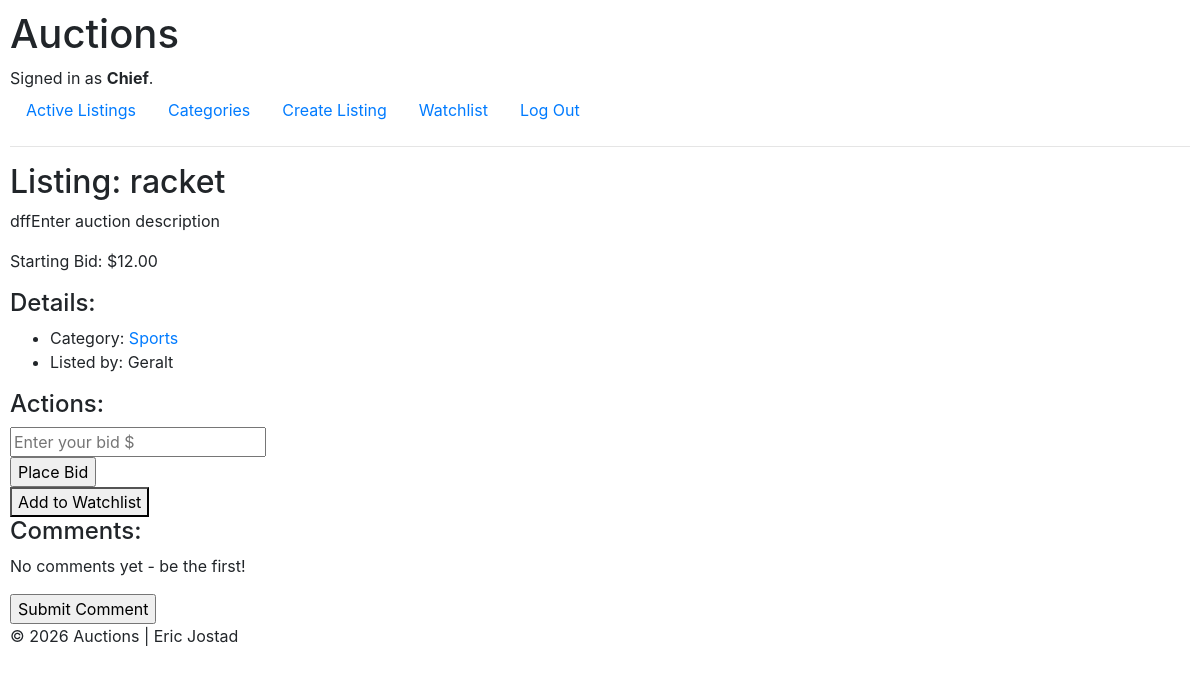
/listing/25/racket (signed in), run on an earlier commit of the app's database.
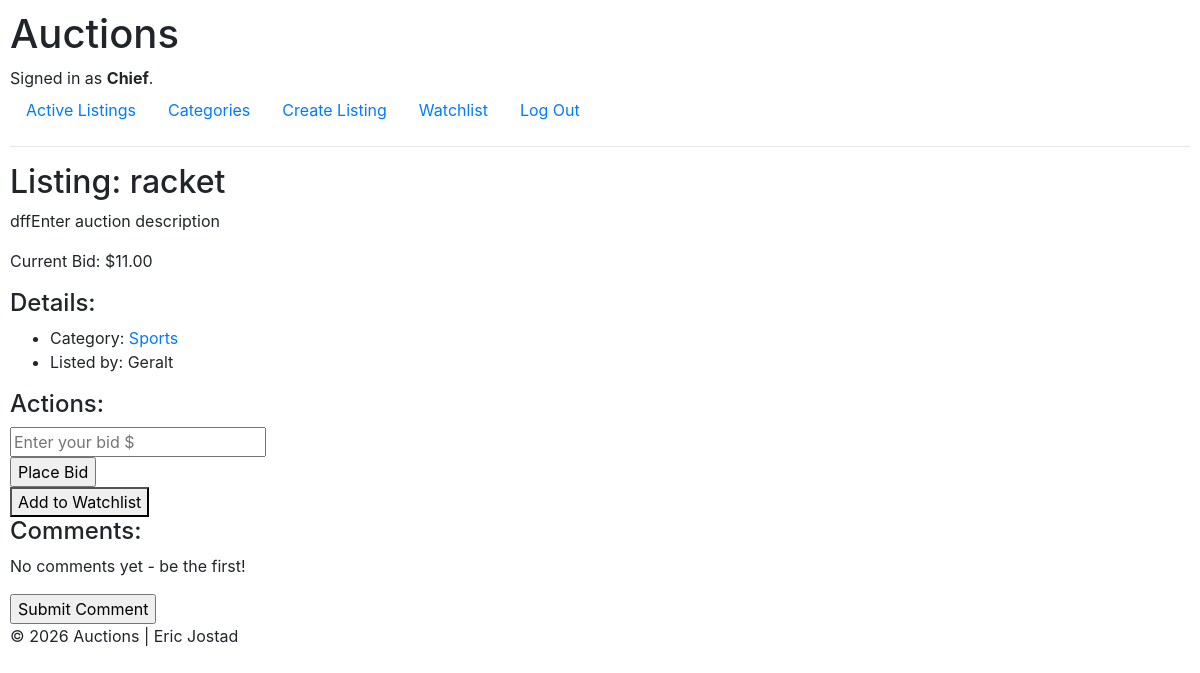
And on a later commit of the database.
### auctions/models.py (models this page shows)
class User(AbstractUser):
    pass

class Auction(models.Model):
    user = models.ForeignKey(User, on_delete=models.CASCADE)
    title = models.CharField(max_length=150)
    description = models.TextField(
        validators=[MinLengthValidator(20), MaxLengthValidator(1000)])
    starting_bid = models.DecimalField(
        max_digits=10, decimal_places=2, validators=[MinValueValidator(Decimal("0.01"))])
    image_url = models.URLField(blank=True)
    category = models.CharField(
        max_length=64)

class Bid(models.Model):
    user = models.ForeignKey(User, on_delete=models.CASCADE)
    auction = models.ForeignKey(Auction, on_delete=models.CASCADE)
    bid_amount = models.DecimalField(
        max_digits=10, decimal_places=2, validators=[MinValueValidator(Decimal("0.01"))])

### auctions/views.py (the view, shortened to what this page needs)
# urls.py: path("listing/<int:auction_id>/<str:auction_title>",
def listing(request, auction_id, auction_title):
    auction = Auction.objects.get(pk=auction_id)
    highest_bid = Bid.objects.filter(
        auction=auction).order_by('-bid_amount').first()
    form = BidForm()
    is_watching = Watchlist.objects.filter(
        user=request.user, auction=auction).exists()
    return render(request, "auctions/listing.html", {
        "auction": auction,
        "auction_title": auction_title,
        "is_watching": is_watching,
        "form": form,
        "highest_bid": highest_bid
    })

### auctions/views.py
class BidForm(forms.ModelForm):
    class Meta:
        model = Bid
        fields = ["bid_amount"]
        labels = {
            "bid_amount": "",
        }
        widgets = {
            "bid_amount": forms.NumberInput(attrs={"min": "0.01", "step": "0.01", "placeholder": "Enter your bid $"}),
        }

### auctions/templates/auctions/listing.html (shortened to what this page needs)
{% extends "auctions/layout.html" %}
{% block body %}
    <h2>Listing: {{ auction.title }}</h2>
    <p>{{ auction.description }}</p>
    {% if highest_bid %}
        <p>Current Bid: ${{ highest_bid.bid_amount }}</p>
    {% else %}
        <p>Starting Bid: ${{ auction.starting_bid }}</p>
    {% endif %}
    <h4>Details:</h4>
    <ul>
        <li>Category: <a href="{% url 'auctions:category' auction.category %}">{{ auction.category }}</a></li>
        <li>Listed by: {{ auction.user.username }}</li>
    </ul>
    {% if user.is_authenticated %}
        <h4>Actions:</h4>
        {% if auction.user == user %}
            <ul>
                <li>Edit Listing</li>
                <li>Close Listing</li>
                <li><a href="{% url 'auctions:delete_listing' auction.id %}">Delete Listing</a></li>
            </ul>
        {% else %}
            <form action="{% url 'auctions:listing' auction.id auction.title %}" method="post">
                {{ form }}
                <input type="submit" value="Place Bid">
            </form>
            {% if is_watching %}
                <form action="{% url 'auctions:watchlist' %}" method="post">
                    {% csrf_token %}
                    <input type="hidden" name="remove" value="{{ auction.id }}">
                    <button type="submit">Remove from Watchlist</button>
                </form>
            {% else %}
                <form action="{% url 'auctions:watchlist' %}" method="post">
                    <button type="submit">Add to Watchlist</button>
                </form>
            {% endif %}
        {% endif %}
    {% endif %}
    <h4>Comments:</h4>
    {% if comments %}
        <ul>
            {% for comment in comments %}
                <li>{{ comment.user.username }}: {{ comment.comment_text }}</li>
            {% endfor %}
        </ul>
    {% else %}
        <p>No comments yet - be the first!</p>
    {% endif %}
    {% if user.is_authenticated %}
        <form action="{% url 'auctions:listing' auction.id auction.title %}" method="post">
            <input type="submit" value="Submit Comment">
        </form>
    {% else %}
        <p><a href="{% url 'login' %}">Log in</a> to leave a comment.</p>
    {% endif %}
{% endblock %}

### auctions/templates/auctions/layout.html (shortened to what this page needs)
{% load static %}
<!DOCTYPE html>
<html lang="en">
    <head>
        <link rel="stylesheet" href="https://stackpath.bootstrapcdn.com/bootstrap/4.4.1/css/bootstrap.min.css">
        <link href="{% static 'auctions/styles.css' %}" rel="stylesheet">
    </head>
    <body>
        <h1>Auctions</h1>
        <div>
            {% if user.is_authenticated %}
                Signed in as <strong>{{ user.username }}</strong>.
            {% else %}
                Not signed in.
            {% endif %}
        </div>
        <ul class="nav">
            <li class="nav-item">
                <a class="nav-link" href="{% url 'auctions:index' %}">Active Listings</a>
            </li>
            <li class="nav-item">
                <a class="nav-link" href="{% url 'auctions:categories' %}">Categories</a>
            </li>
            {% if user.is_authenticated %}
                <li class="nav-item">
                    <a class="nav-link" href="{% url 'auctions:create_listing' %}">Create Listing</a>
                </li>
                <li class="nav-item">
                    <a class="nav-link" href="{% url 'auctions:watchlist' %}">Watchlist</a>
                </li>
                <li class="nav-item">
                    <a class="nav-link" href="{% url 'auctions:logout' %}">Log Out</a>
                </li>
            {% endif %}
        </ul>
        <hr>
        {% block body %}
        {% endblock %}
    </body>
    <footer>
        {% block footer %}
        <p>&copy; 2026 Auctions | Eric Jostad</p>
        {% endblock %}
    </footer>
</html>

### auctions/static/auctions/styles.css (style rules this page uses)
body { padding: 10px; }

What changed in the data, as far as the page shows it:
shown differently, row unchanged: Auction "racket": starting_bid "12.00" → (not shown)
added Bid: bid_amount "11.00"
Also different on the page:
text no longer shown: "Starting Bid: $"
text now shown: "Current Bid: $"
